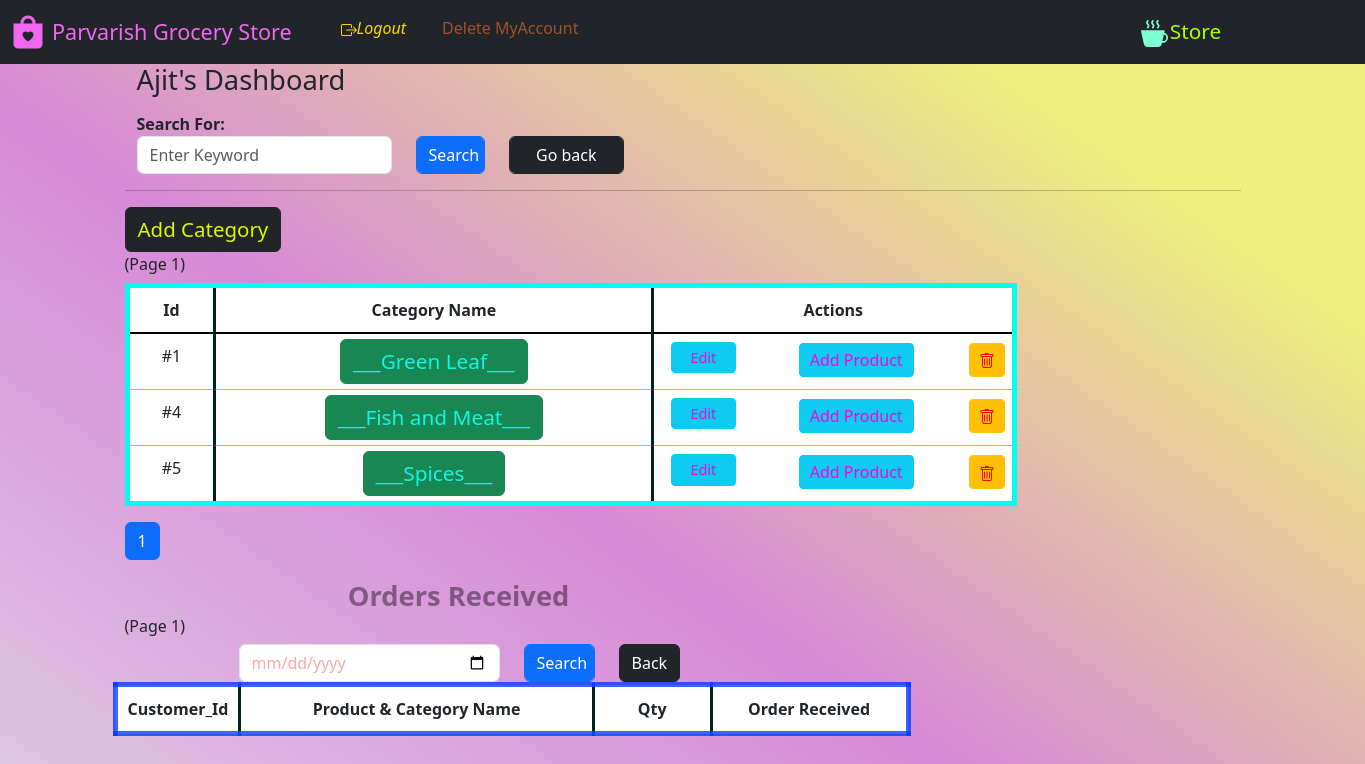
/manager_dash (signed in), run on the app's committed database.
### website/model.py (models this page shows)
class Store(db.Model, UserMixin):
    id = db.Column(db.Integer(), primary_key=True)
    role = db.Column(db.String(), nullable=False)
    email = db.Column(db.String(50), nullable=False, unique=True)
    username = db.Column(db.String(20), nullable=False, unique=False)
    password = db.Column(db.String(200), nullable=False)
    date_added = db.Column(db.Date, default=date.today())
    creates = db.relationship('Category', backref='managedBy')

class Category(db.Model):
    category_Name = db.Column(db.String(), nullable=False, unique=True)
    category_Id = db.Column(db.Integer(), primary_key=True)
    description = db.Column(db.String())
    managedBy_Id = db.Column(db.Integer(), db.ForeignKey('store.id'))
    catalog = db.relationship('Product', backref='parent')

### website/views.py (the view, shortened to what this page needs)
@login_required
@Views.route('/manager_dash', methods=["GET", "POST"])
def Dash_manager():
    manager_id = session['id']
    manager = Store.query.get(manager_id)
    list = []
    page_1 = request.args.get('page_1', 1, type=int)
    pagination_1 = Category.query.filter(
        Category.managedBy_Id == manager_id).order_by(
        Category.category_Id).paginate(page=page_1, per_page=4)
    for items in pagination_1:
        n = Category_warning(items.category_Id)
        list.append(n)
    page_2 = request.args.get('page_2', 1, type=int)
    pagination_2 = Ecom.query.filter(Ecom.manager_id == manager_id).order_by(
        Ecom.date_added).paginate(page=page_2, per_page=4)
    if request.method == 'POST' and 'cname' in request.form:
        c1 = request.form.get("cname")
        c = Category(category_Name=c1, managedBy_Id=manager_id)
        db.session.add(c)
        db.session.commit()
        return render_template('dash_m.html', categories=pagination_1, name=manager.username, id=manager_id, orders=pagination_2)
    return render_template('dash_m.html', categories=pagination_1, name=manager.username, id=manager_id, orders=pagination_2, list=list)

### website/auth.py (called while the page is built)
@App.login_manager.user_loader
def load_customer(id):
    if id is not None:
        return Customer.query.get(int(id))
    return None

### website/views.py (called while the page is built)
def Category_warning(id):
    category = Category.query.get(id)
    products = category.catalog
    produce = Product.query.filter(Product.category_Id == id).all()
    m = 0
    for pro in produce:
        if pro.stock > 0:
            m += 1
    n = len(produce) - m
    return n

### website/templates/dash_m.html (shortened to what this page needs)
{% extends "base.html" %} {% block title %}Store Admin{% endblock %}{% block
logout %}
<span
              id="logout"
              style="display: block inline-block; width: 600px"
            >
              <span style="margin: auto"
                ><i
                  ><a
                    class="nav-item nav-link"
                    style="float: left; color: rgb(255, 215, 0)"
                    href="/logout"
                    style="display: block; width: 10%; margin-left: 0px"
                    >Logout</a
                  ></i
                ></span
              ><span style="margin: auto"
                ><a
                  class="nav-item nav-link"
                  style="
                    float: left;
                    color: rgb(160, 82, 45);
                    width: 60%;
                    margin-left: 20px;
                  "
                  href="/delete_account"
                  onclick="return confirm('Are you sure you want to delete the account?');"
                  >Delete MyAccount</a
                ></span
              ></span
            >
{% endblock %}{% block cart %}
<span style="margin: auto"
 ><a
   class="nav-item nav-link"
   style="
     float: right;
     color: rgb(174, 255, 0);
     width: 40%;
     font-size: 1.3rem;
     margin-right: 20px;
   "
   href="/store"
   >Store
   </a
></span> {% endblock %} {% block content %}<section>
  <div class="container">
    <div class="row">
      <div class="col-8">
<h5>
  <span style="float: left; font-size: 2vw">{{ name }}'s Dashboard</span>
</h5></div>
<br><br>
<div class="col-6">
  <div class="col-2" ><strong>Search For: </strong></div>
  <form action="{{ url_for('views.Dash_manager') }}" method="POST" autocomplete="off">
    <div class="row">
      <div class="col-6">
        <input type="text" class="form-control" name="search" id="search" placeholder="Enter Keyword" />
      </div>
      <div class="col-2" align="left">
        <input type="submit" class="form-control btn btn-primary" value="Search"  />
      </div>
      <div class="col-3" align="left"><a href="{{ url_for('views.Dash_manager') }}">
        <input type="submit" class="form-control btn btn-dark" value="Go back"  /> </a>
      </div>
    </div>
  </form>
</div>
</div>
</div>
<hr /></section>
<section>
<div>
  {% if categories.items|length == 0 %}
  <div class="alert alert-warning" role="alert">
    <p>None Categories Found, Not Added yet.</p>
    Press
    <button type="button" class="btn btn-dark btn-sm">
      <a
        href="{{url_for('views.Add_category')}}"
        class="alert-link;text-decoration: none;"
        style="
          /* background-color: green; */
          color: rgb(153, 43, 226);
          padding: 10px 10px; text-decoration: none;
        "
        >'Add Category'</a
      >
    </button>
    to add a new category
  </div>
  {% else %}
  <span style="float: left"
  >
    <a class="btn btn-dark"
      style="color: rgb(216, 249, 1); font-size: 1.5vw;text-decoration: none;"
      href="{{url_for('views.Add_category')}}"
      >Add Category</a
    >
  </span
>
<br>
<br>
<h6>(Page {{ categories.page }})</h6>
  <table class="table table-hover"
    style="
      border: 5px solid rgb(0, 255, 242);
      /* background-color: #96d4d4; */
      width: 80%;
    "
  ><thead class="thead-dark">
    <tr align="center" style="border-bottom: 2px solid black">
      <th
        style="
          padding: 10px 10px;
          width: 10%;
          border-right: 3px solid rgb(3, 33, 31);
        "
      >
        Id
      </th>
      <th
        style="
          border-right: 3px solid rgb(3, 33, 31);
          padding: 10px 10px;
          width: 35%;
        "
      >
        Category Name
      </th>
      <th style=" padding: 10px 10px; width: 45%" colspan="3">
        Actions
      </th>
    </tr></thead>
    <tbody>
    {% for variety in categories.items %}
    <tr align="center" style="width: 100%">
      <td style="padding: 10px; border-right: 3px solid rgb(3, 33, 31)">
        #{{ variety.category_Id }}
      </td>
      <td
        style="width: 50%; padding: 5px; border-right: 3px solid rgb(3, 33, 31)"
      >
        <a class="btn btn-success"
            style="color: rgb(16, 246, 227);text-decoration: none;font-size: 1.3em"
            href="/manager_dash/category_catalog/{{ variety.category_Id }}"
            >___{{ variety.category_Name }}___</a
          ></button>
      </td>
      <td >
        <a class="btn btn-info btn-sm" style="width:80%;color:rgb(246, 5, 218);font-size: 0.9em"  href="{{ url_for('views.Update_category', id = variety.category_Id)}}"
          >Edit</a
        >
      </td>
      <td  >
        <strong><a class="btn btn-info btn-sm" style="width:60%;color:rgb(246, 5, 218);font-size: 1em;margin:1px" href="/manager_dash/category_create/{{ variety.category_Id }}" style="text-decoration: none;"
          >Add Product</a
        ></strong>
      </td>
      <td >
      <strong><a class="btn btn-warning btn-sm"  onclick="return confirm('Are you sure to delete?')" style="width:100%; color: red;text-decoration: none;font-size: 1em;margin:1px" href="/manager_dash/delete_category/{{ variety.category_Id }}"></a></strong></button>
      </td></tr>
    </tr></tbody>
    {% endfor %}
  </table>
  <nav aria-label="...">
    <ul class="pagination">
      {% for number in categories.iter_pages() %}
          {% if categories.page != number %}
             <li class="page-item "><a class="page-link" href="{{ url_for('views.Dash_manager', page_1=number) }}">{{ number }}</a></li>
      {% else %}
        <li class="page-item ">
          <a class="page-link active" href="{{ url_for('views.Dash_manager', page_1=categories.page) }}">{{ categories.page }}</a>
      </li>
  {% endif %}
  {% endfor %}
    </ul>
  </nav>
  {% endif %}
</div></section>
<section>
  <strong><span class="text-center" style="font-size:2vw;margin-left:20%;color:rgba(10, 0, 3, 0.426)">Orders Received</span></strong>
  <div class="col-1" > <h6>(Page {{ orders.page }})</h6> </div>
    <form action="{{ url_for('views.Dash_manager') }}" method="POST" autocomplete="off">
      <div class="row" >
        <div class="col-3" style="margin-left:10%">
          <input type="date" style="color:rgb(251, 169, 169);" value="None"class="form-control" name="date" id="date" placeholder="Enter Date" />
        </div>
        <div class="col-1" >
          <input type="submit" class="form-control btn btn-primary" value="Search"  />
        </div>
        <div class="col-1" style="margin-left:0%"align="left"><button type="submit" class="btn btn-dark" formaction="{{ url_for('views.Dash_manager')}}">
          Back </button>
        </div></form>
  <table class="table table-hover"
    style="
      border: 5px solid rgba(0, 60, 255, 0.781);
      /* background-color: #96d4d4; */
      width: 70%;
    "
  ><thead class="thead-dark">
    <tr align="center" style="border-bottom: 2px solid black">
      <th
        style="
          padding: 10px 10px;
          width: 10%;
          border-right: 3px solid rgb(3, 33, 31);
        "
      >
        Customer_Id
      </th>
      <th
        style="
          border-right: 3px solid rgb(3, 33, 31);
          padding: 10px 10px;
          width: 45%;
        " colspan="2"
      >
        Product & Category Name
    </th>
    <th
        style="
          border-right: 3px solid rgb(3, 33, 31);
          padding: 10px 10px;
          width: 15%;
        "
      >
        Qty
    </th>
      <th style=" border-right: 3px solid rgb(3, 33, 31);padding: 10px 10px; width: 25%">
        Order Received
      </th>
    </tr></thead>
  </table></div></section>
{% endblock %}

### website/templates/base.html (style rules this page uses)
html { scroll-behavior: smooth; }
body { height: 1200px; background: linear-gradient( 35deg, #e2ecec 0%, #d789d7 51%, #eef07d 85% ); }

### data on the page
Store: username "Ajit"
Category: category_Id "1", category_Name "Green Leaf"
Category: category_Id "4", category_Name "Fish and Meat"
Category: category_Id "5", category_Name "Spices"

### other printed values
{{ categories.page }} "1"
{{ orders.page }} "1"
